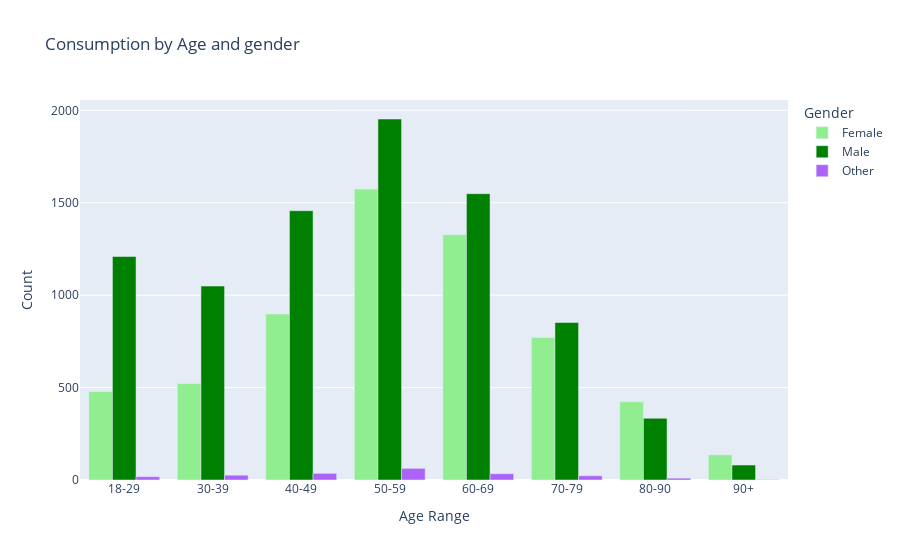

Notebook code for this chart:
### Code cell
#How old are most of Starbucks customers with respect to gender?

#Majority of consumption of starbucks is done by 40-70 years old.
#I generally noticed that 24% of customers were people aged between 50 to 59 which is higher than all customers
#aged between 18 to 39 year (22%). The second largest group were those aged between 60 to 69 which accounted for 20%. 

#coustmer ate older than male .
fig = px.bar(grp, x="age_range", y="count",title="Consumption by Age and gender",
             color='sex', barmode='group', labels={"sex":"Gender", "count":"Count","age_range":"Age Range"},
             color_discrete_map={'Male':'green',
                                 'Female':'lightgreen',
                                 'Unknown':'#8c564b'})
fig.show()
fig.write_html("barAgeSex.html")

### Figure 1 — Plotly figure (JSON) as saved in the notebook; plotly's stock layout.template omitted (floating-point values rounded to 4 significant figures)
{"data": [{"alignmentgroup": "True", "hovertemplate": "Gender=Female<br>Age Range=%{x}<br>Count=%{y}<extra></extra>", "legendgroup": "Female", "marker": {"color": "lightgreen", "pattern": {"shape": ""}}, "name": "Female", "offsetgroup": "Female", "orientation": "v", "showlegend": true, "textposition": "auto", "type": "bar", "x": ["18-29", "30-39", "40-49", "50-59", "60-69", "70-79", "80-90", "90+"], "xaxis": "x", "y": [478, 522, 898, 1574, 1327, 771, 423, 136], "yaxis": "y"}, {"alignmentgroup": "True", "hovertemplate": "Gender=Male<br>Age Range=%{x}<br>Count=%{y}<extra></extra>", "legendgroup": "Male", "marker": {"color": "green", "pattern": {"shape": ""}}, "name": "Male", "offsetgroup": "Male", "orientation": "v", "showlegend": true, "textposition": "auto", "type": "bar", "x": ["18-29", "30-39", "40-49", "50-59", "60-69", "70-79", "80-90", "90+"], "xaxis": "x", "y": [1209, 1049, 1457, 1953, 1549, 852, 334, 81], "yaxis": "y"}, {"alignmentgroup": "True", "hovertemplate": "Gender=Other<br>Age Range=%{x}<br>Count=%{y}<extra></extra>", "legendgroup": "Other", "marker": {"color": "#ab63fa", "pattern": {"shape": ""}}, "name": "Other", "offsetgroup": "Other", "orientation": "v", "showlegend": true, "textposition": "auto", "type": "bar", "x": ["18-29", "30-39", "40-49", "50-59", "60-69", "70-79", "80-90", "90+"], "xaxis": "x", "y": [18, 26, 36, 63, 34, 23, 10, 2], "yaxis": "y"}], "layout": {"autosize": true, "barmode": "group", "legend": {"title": {"text": "Gender"}, "tracegroupgap": 0}, "title": {"text": "Consumption by Age and gender"}, "xaxis": {"anchor": "y", "autorange": true, "domain": [0, 1], "range": [-0.5, 7.5], "title": {"text": "Age Range"}, "type": "category"}, "yaxis": {"anchor": "x", "autorange": true, "domain": [0, 1], "range": [0, 2056.0], "title": {"text": "Count"}, "type": "linear"}}}
